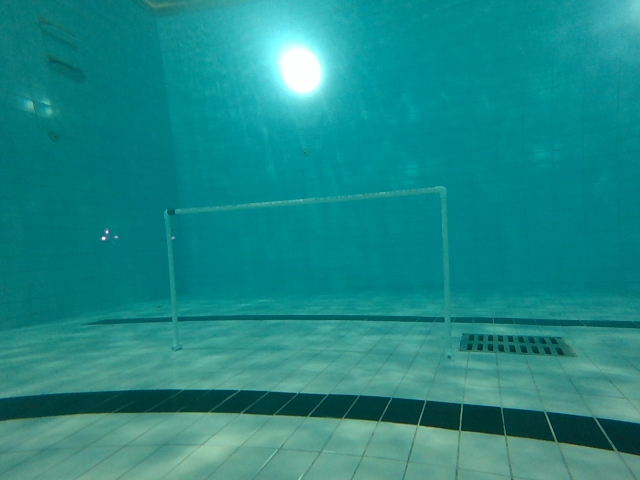
#> input picture combinator/input/0.png, 640 x 480 px; its folder holds 4 pictures in this run; the run also reads 2 pictures not shown here
$ python RGBDcombinator.py
#> lines starting #> are read from the running program, lines starting #| are printed output that depends on the picture
import matplotlib.pyplot as plt
from PIL import Image, ImageOps
import numpy as np
import os

# Load all images from the combinator/input directory -- even is rgb, odd is depth, a pair is (even, even+1)
input_dir = "combinator/input"
images = [Image.open(os.path.join(input_dir, file)) for file in os.listdir(input_dir) if file.endswith(('.png', '.jpg', '.jpeg'))]
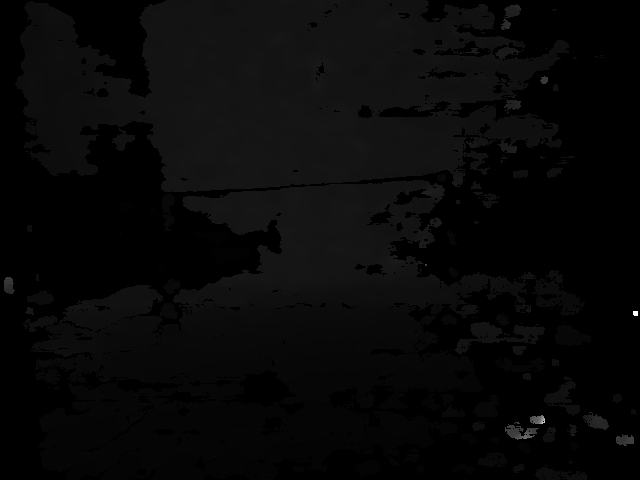
#> input picture combinator/input/1.png, 640 x 480 px

# Assuming you want to process the first image in the list
rgb_image = images[0].convert("RGB")

# Load the depth map (assuming it's a grayscale image)
depth_map = images[1].convert("L")

# Invert the depth map - closer values are darker
depth_map = ImageOps.invert(depth_map)
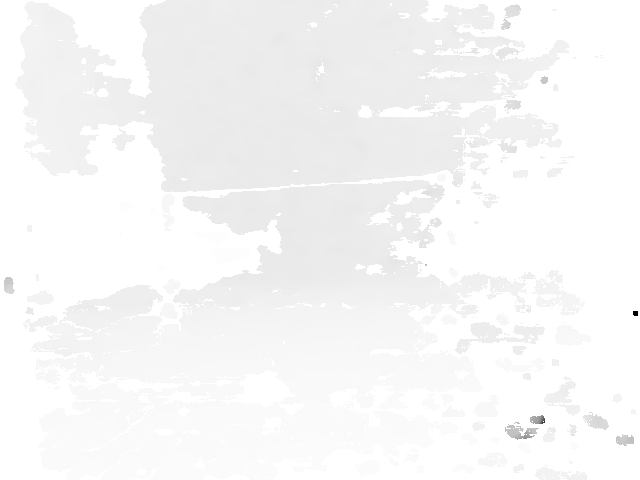
#> depth_map: PIL image 640x480 L; min 0, max 255, mean 247.1

# Normalize the depth map to ensure values are in the range [0, 255]
depth_map = np.array(depth_map)
depth_map = (depth_map - depth_map.min()) / (depth_map.max() - depth_map.min()) * 255
#> depth_map: shape (480, 640) float64
depth_map = depth_map.astype(np.uint8)

# Convert images to numpy arrays
rgb_array = np.array(rgb_image)

# Combine RGB and depth into an RGBA image
rgba_array = np.dstack((rgb_array, depth_map))
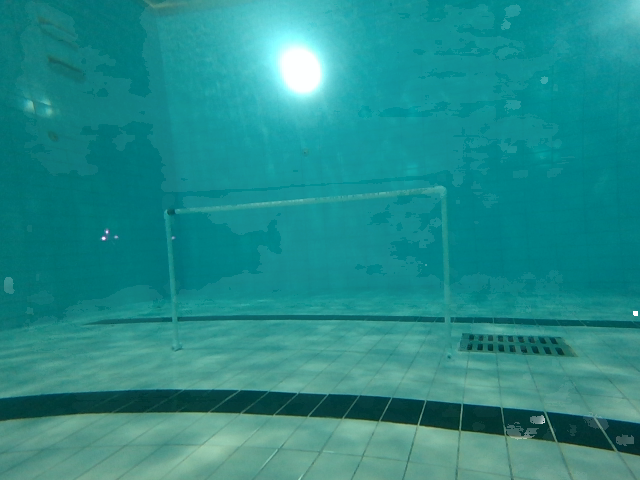
#> rgba_array: shape (480, 640, 4); mean R, G, B, A 29, 137, 135.1, 247.1; transparent parts drawn white

# Convert back to PIL Image
rgba_image = Image.fromarray(rgba_array, 'RGBA')

# Save the combined image for visualization

# Generate a unique filename
filename = "rgba.png"

# Ensure the directory exists
os.makedirs("combinator/output", exist_ok=True)

# Save the combined image with the unique filename
rgba_image.save(f"combinator/output/{filename}")

# Display the image using matplotlib to keep it open
plt.imshow(rgba_image)
plt.show()
